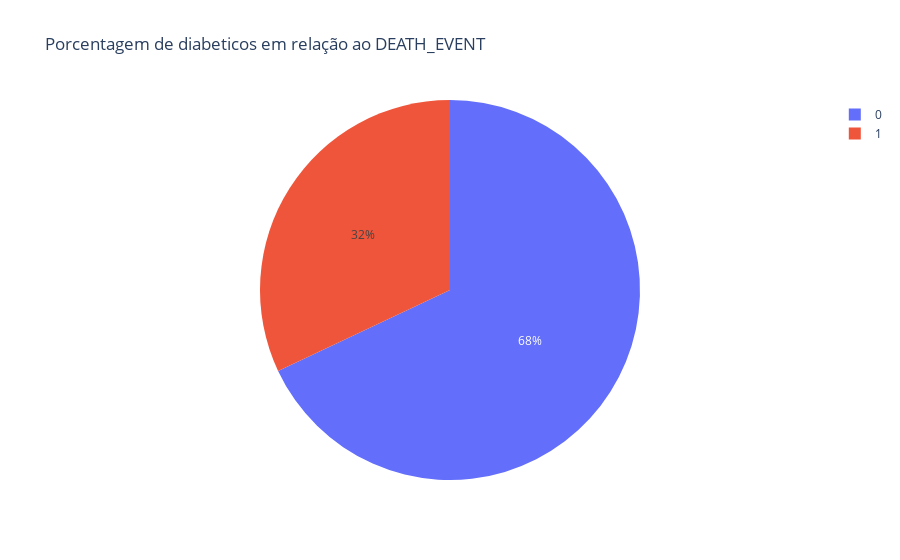

The cell this chart's notebook holds for it:
### Markdown cell above
Neste histograma, fica bem claro que os pacientes que ficaram menos tempo em observação tiveram taxas de mortalidade bem maiores em comparação ao resto.

### Code cell
px.pie(dados, values='diabetes',names='DEATH_EVENT', title='Porcentagem de diabeticos em relação ao DEATH_EVENT')

### Figure 1 — Plotly figure (JSON) as saved in the notebook; plotly's stock layout.template omitted (floating-point values rounded to 4 significant figures; data arrays with more than 128 entries replaced by an {"elided": "..."} marker saying what was removed)
{"data": [{"domain": {"x": [0, 1], "y": [0, 1]}, "hovertemplate": "DEATH_EVENT=%{label}<br>diabetes=%{value}<extra></extra>", "labels": {"elided": "299 int values"}, "legendgroup": "", "name": "", "showlegend": true, "type": "pie", "values": {"elided": "299 int values"}}], "layout": {"legend": {"tracegroupgap": 0}, "title": {"text": "Porcentagem de diabeticos em relação ao DEATH_EVENT"}}}
